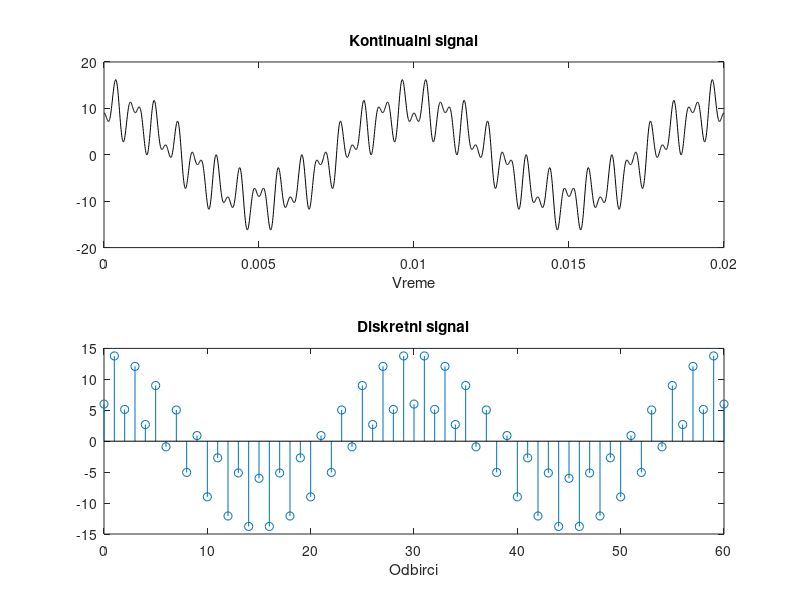

Here is the MATLAB script that generated this plot:
Tmax = 0.02;

fk = [100 1500 2500];

Ak = [10 4 3];

tk= 0 : 0.00001 : Tmax;

Xk = Ak(1)*cos(2*pi*fk(1)*tk)-Ak(2)*cos(2*pi*fk(2)*tk)+Ak(3)*cos(2*pi*fk(3)*tk)

Pk = Ak.*Ak/2;

Ptotal = sum(Pk);

Pperc = Pk/ Ptotal;

fmax = 1500;

fs = 2 * fmax; Ts = 1/fs;

td = 0 : Ts : Tmax;

Xd = Ak(1)*cos(2*pi*fk(1)*td)-Ak(2)*cos(2*pi*fk(2)*td);

subplot(2,1,1),plot(tk,Xk,'k');
title('Kontinualni signal');
xlabel('Vreme');

subplot(2,1,2),stem(0:length(td)-1,Xd);
title('Diskretni signal');
xlabel('Odbirci');
